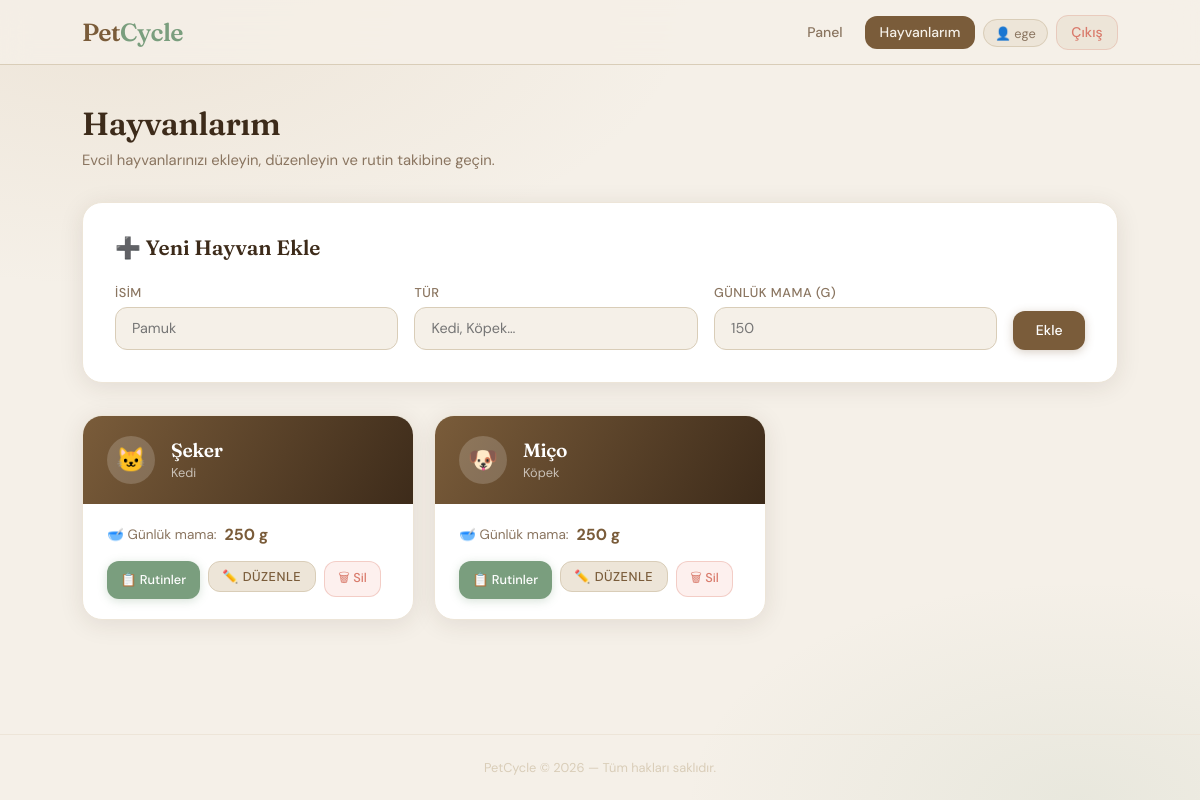
The page /pets (signed in) on the database its author committed.
### tables this page shows
CREATE TABLE pets (
            id INTEGER PRIMARY KEY AUTOINCREMENT,
            user_id INTEGER NOT NULL,
            name TEXT NOT NULL,
            species TEXT NOT NULL,
            daily_food_gram INTEGER NOT NULL,
            FOREIGN KEY (user_id) REFERENCES users (id)
        );

### app.py (the view, shortened to what this page needs)
@app.route('/pets', methods=['GET', 'POST'])
@login_required
def pets():
    user_id = session['user_id']
    if request.method == 'GET':
        conn = get_db_connection()
        rows = conn.execute('SELECT * FROM pets WHERE user_id = ?', (user_id,)).fetchall()
        conn.close()
        return render_template('pets.html', pets=rows)

### app.py (called while the page is built)
def get_db_connection():
    conn = sqlite3.connect(DATABASE)
    conn.row_factory = sqlite3.Row
    return conn

@app.context_processor
def inject_now():
    return {'now': datetime.now()}

def login_required(f):
    @wraps(f)
    def decorated_function(*args, **kwargs):
        if 'user_id' not in session:
            flash('Lütfen önce giriş yapın.', 'warning')
            return redirect(url_for('login'))
        return f(*args, **kwargs)
    return decorated_function

### templates/pets.html (shortened to what this page needs)
{% extends "base.html" %}
{% block content %}
<div class="page-heading">
    <h1>Hayvanlarım</h1>
    <p>Evcil hayvanlarınızı ekleyin, düzenleyin ve rutin takibine geçin.</p>
</div>
<div class="add-section">
    <h2>➕ Yeni Hayvan Ekle</h2>
    <form method="POST" action="{{ url_for('pets') }}">
        <div class="form-row">
            <div class="form-group" style="margin-bottom:0">
                <label for="name">İsim</label>
                <input type="text" id="name" name="name" placeholder="Pamuk" required>
            </div>
            <div class="form-group" style="margin-bottom:0">
                <label for="species">Tür</label>
                <input type="text" id="species" name="species" placeholder="Kedi, Köpek…" required>
            </div>
            <div class="form-group" style="margin-bottom:0">
                <label for="daily_food_gram">Günlük Mama (g)</label>
                <input type="number" id="daily_food_gram" name="daily_food_gram" placeholder="150" min="1" required>
            </div>
            <div>
                <button type="submit" class="btn btn-primary">Ekle</button>
            </div>
        </div>
    </form>
</div>
{% if pets %}
<div class="pets-grid">
    {% for pet in pets %}
    {% set species_lower = pet.species | lower %}
    {% if 'kedi' in species_lower %}
        {% set icon = '🐱' %}
    {% elif 'köpek' in species_lower or 'kopek' in species_lower %}
        {% set icon = '🐶' %}
    {% elif 'kuş' in species_lower or 'kus' in species_lower %}
        {% set icon = '🐦' %}
    {% elif 'balık' in species_lower or 'balik' in species_lower %}
        {% set icon = '🐟' %}
    {% elif 'tavşan' in species_lower or 'tavsan' in species_lower %}
        {% set icon = '🐰' %}
    {% else %}
        {% set icon = '🐾' %}
    {% endif %}
    <div class="pet-card">
        <div class="pet-card-header">
            <div class="pet-avatar">{{ icon }}</div>
            <div>
                <h3>{{ pet.name }}</h3>
                <div class="pet-species">{{ pet.species }}</div>
            </div>
        </div>
        <div class="pet-card-body">
            <div class="pet-meta">
                🥣 Günlük mama: <strong>{{ pet.daily_food_gram }} g</strong>
            </div>
            <div class="pet-card-actions">
                <a href="{{ url_for('get_routines', pet_id=pet.id) }}" class="btn btn-sage btn-sm">
                    📋 Rutinler
                </a>
                <label for="edit-toggle-{{ pet.id }}" class="btn btn-ghost btn-sm toggle-edit-label">
                    ✏️ Düzenle
                </label>
                <form method="POST" action="{{ url_for('delete_pet', pet_id=pet.id) }}"
                      onsubmit="return confirm('{{ pet.name }} silinecek, emin misiniz?')">
                    <button type="submit" class="btn btn-danger btn-sm">🗑 Sil</button>
                </form>
            </div>
        </div>
    </div>
    {% endfor %}
</div>
{% else %}
<div class="empty-state card">
    <div class="empty-icon">🐾</div>
    <p>Henüz kayıtlı hayvanınız yok. Yukarıdan ekleyin!</p>
</div>
{% endif %}
{% endblock %}

### rows shown on the page
pets: icon "🐱", name "Şeker", species "Kedi", daily_food_gram "250"
pets: icon "🐶", name "Miço", species "Köpek", daily_food_gram "250"

### other values the page prints
{{ session.username }} "ege"
